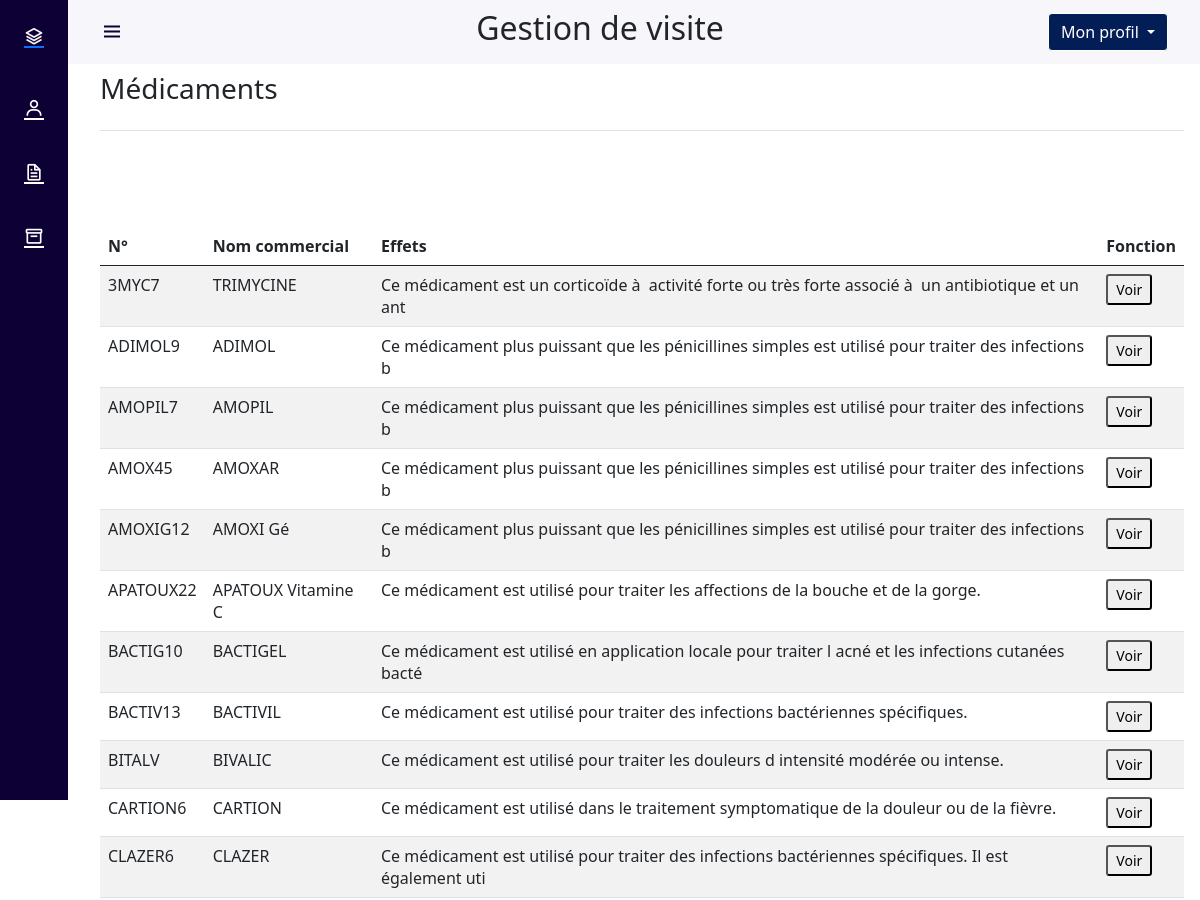
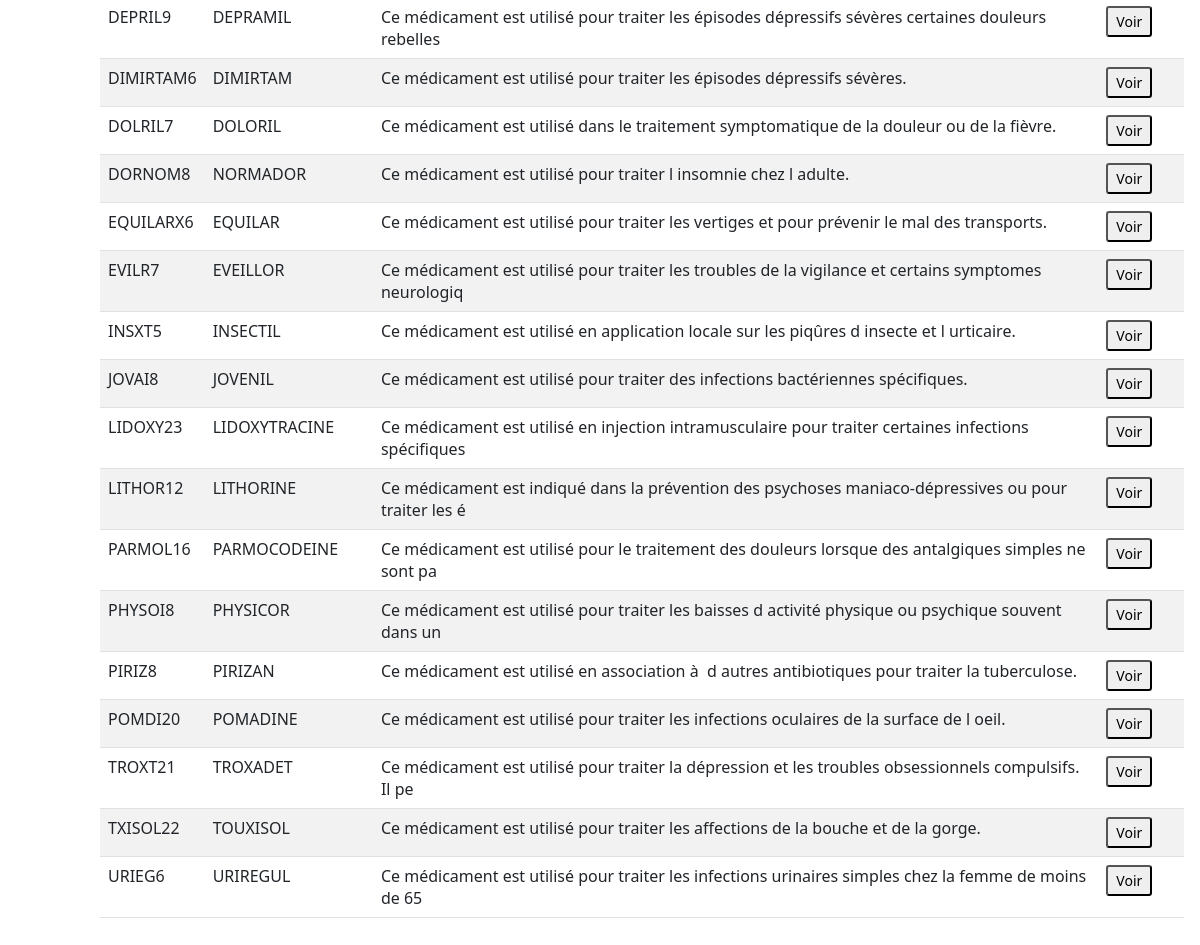
The app's page /app/MVC/controller/medicament_controller.php with its own data (2 pictures, top to bottom).
### tables this page shows
CREATE TABLE IF NOT EXISTS `medicament` (
  `id` varchar(30) NOT NULL,
  `nomCommercial` varchar(80) NOT NULL,
  `idFamille` varchar(10) NOT NULL,
  `composition` varchar(100) NOT NULL,
  `effets` varchar(100) NOT NULL,
  `contreIndications` varchar(100) NOT NULL,
  PRIMARY KEY (`id`),
  KEY `medicament_fk` (`idFamille`)
);

### app/MVC/modele/medicament_DAO.php (called while the page is built, shortened)
<?php
include '../modele/connexionDB.php';
Class medicament_DAO
{
    public function getAllMedicament() {
        $resultat = array();
        try {
            $connexion = new connexionDB();
            $connexion->connexionPDO();
            $query =  $connexion->PrepareRequete("Select * from medicament");
            $query->execute();
            $ligne = $query->fetch(PDO::FETCH_ASSOC);
            while ($ligne) {
                $resultat[] = $ligne;
                $ligne = $query->fetch(PDO::FETCH_ASSOC);
            }
        } catch (PDOException $e) {
            print "Erreur !: " . $e->getMessage();
            die();
        }
        return $resultat;
    }
}

### app/MVC/modele/connexionDB.php (called while the page is built, shortened)
<?php
Class connexionDB
{
    private $login= "Lucas";
    private $mdp= "";
    private $bdd= "gestiondevisite";
    private $serveur= "localhost";
    private $connect;
    public function connexionPDO(){
        try {
            $this->connect = new PDO("mysql:host=".$this->serveur.";dbname=".$this->bdd, $this->login, $this->mdp);
            $this->connect->setAttribute(PDO::ATTR_ERRMODE, PDO::ERRMODE_EXCEPTION);
        } catch (PDOException $e) {
            print "Erreur de connexion PDO ";
            die();
        }
    }
    public function PrepareRequete($requete){
        return $this->connect-> prepare($requete);
    }
}

### app/MVC/view/medicament_view.php (the view, shortened to what this page needs)
<html lang="en">
<head>
    <link href="https://unpkg.com/bootstrap-table@1.21.0/dist/bootstrap-table.min.css" rel="stylesheet">
</head>
<br>
<br>
<br>
<h3 class="page-title">Médicaments</h3>
<div class="mt-4 border-top pt-4"></div>
<form class="table-responsive" name="actionSee">
    <table class="table table-striped"
           id="table"
           data-toggle="table"
           data-side-pagination = "true"
           data-pagination="true"
           data-filter-control="true"
           data-buttons="buttons"
           data-search="true"
           data-field="true">
        <thead>
        <tr>
            <th data-sortable="true" data-field="id" data-filter-control="input"> N° </th>
            <th data-sortable="true" data-field="nom" data-filter-control="input">Nom commercial</th>
            <th data-sortable="true" data-field="prenom" data-filter-control="input">Effets</th>
            <th data-field="fonction" class="align-baseline">Fonction</th>
        </tr>
        </thead>
        <tbody>
        <br>
        <br>
        <br>
        <?php
        for($i=0; $i<count($dataMedicament);$i++){ ?>
        <tr>
            <td><?= $dataMedicament[$i]["id"] ?></td>
            <td><?= $dataMedicament[$i]["nomCommercial"] ?></td>
            <td><?= $dataMedicament[$i]["effets"] ?></td>
            <td>
                <button type="submit" class="btn-sm" name="functionSee" value="<?= $dataMedicament[$i]["id"] ?>">
                    Voir
                </button>
            </td>
            <?php } ?>
        </tbody>
    </table>
</form>

### app/MVC/controller/medicament_controller.php
<?php
include_once'../modele/medicament_DAO.php';
$medicamentDAO = new medicament_DAO();
if(isset($_REQUEST['functionSee'])){
    $view = true;
    $dataMedicament = $medicamentDAO->getInfoById($_REQUEST['functionSee']);
    require_once ("../view/header_view.php");
    require_once("../view/medicamentMAJ_view.php");
}
else
{
    $dataMedicament = $medicamentDAO->getAllMedicament();
    require_once('../view/header_view.php');
    require_once('../view/medicament_view.php');
}

### app/MVC/view/header_view.php (shortened to what this page needs)
<html>
<head>
    <link rel="stylesheet" href="../../src/css/headerView.css">
    <link rel="stylesheet" href="https://cdn.jsdelivr.net/npm/bootstrap@5.0.0-beta1/dist/css/bootstrap.min.css">
    <link rel="stylesheet" href="https://cdn.jsdelivr.net/npm/boxicons@latest/css/boxicons.min.css">
</head>
<body id="body-pd">
<header class="header" id="header">
    <div class="header_toggle"> <i class='bx bx-menu' id="header-toggle"></i> </div>
    <div class="position-absolute top-50 start-50 translate-middle">
        <h2>Gestion de visite</h2>
    </div>
    <div class="dropdown">
        <button class="btn btn-info dropdown-toggle" style="color: #ffffff; background-color: #031d57; border-color: white" type="button" id="dropdownMenuButton2" data-bs-toggle="dropdown" aria-expanded="false">
            Mon profil
        </button>
    </div>
</header>
<div class="l-navbar" id="nav-bar">
    <nav class="nav">
        <div> <a href="../../MVC/controller/user_controller.php" class="nav_logo">
                <i class='bx bx-layer nav_logo-icon'></i>
            </a>
            <div class="nav_list">
                <a href="../controller/medecin_controller.php" class="nav_link">
                    <i class='bx bx-user nav_icon'></i>
                </a>
                <a href="../controller/rapport_controller.php" class="nav_link">
                    <i class='bx bx-file nav_icon'></i>
                </a>
                <a href="../controller/medicament_controller.php" class="nav_link">
                    <i class='bx bx-box nav_icon'></i>
                </a>
            </div>
        </div>
    </nav>
</div>
</html>

### app/src/css/headerView.css (style rules this page uses)
:root { --header-height: 3rem; --nav-width: 68px; --first-color: rgb(12, 0, 53); --first-color-light: #ffffff; --white-color: #F7F6FB; --body-font: 'Nunito', sans-serif; --normal-font-size: 1rem; --z-fixed: 100 }
*,::before,::after { box-sizing: border-box }
body { position: relative; margin: var(--header-height) 0 0 0; padding: 0 1rem; font-family: var(--body-font); font-size: var(--normal-font-size); transition: .5s }
a { text-decoration: none }
.header { width: 100%; height: var(--header-height); position: fixed; top: 0; left: 0; display: flex; align-items: center; justify-content: space-between; padding: 0 1rem; background-color: var(--white-color); z-index: var(--z-fixed); transition: .5s }
.header_toggle { color: var(--first-color); font-size: 1.5rem; cursor: pointer }
.l-navbar { position: fixed; top: 0; left: -30%; width: var(--nav-width); height: 100vh; background-color: var(--first-color); padding: .5rem 1rem 0 0; transition: .5s; z-index: var(--z-fixed) }
.nav { height: 100%; display: flex; flex-direction: column; justify-content: space-between; overflow: hidden }
.nav_logo, .nav_link { display: grid; grid-template-columns: max-content max-content; align-items: center; column-gap: 1rem; padding: .5rem 0 .5rem 1.5rem }
.nav_logo { margin-bottom: 2rem }
.nav_logo-icon { font-size: 1.25rem; color: var(--white-color) }
.nav_link { position: relative; color: var(--first-color-light); margin-bottom: 1.5rem; transition: .3s }
.nav_icon { font-size: 1.25rem }
@media screen and (min-width: 768px) { body { margin: calc(var(--header-height) + 1rem) 0 0 0; padding-left: calc(var(--nav-width) + 2rem) } }
@media screen and (min-width: 768px) { .header { height: calc(var(--header-height) + 1rem); padding: 0 2rem 0 calc(var(--nav-width) + 2rem) } }
@media screen and (min-width: 768px) { .l-navbar { left: 0;padding: 1rem 1rem 0 0 } }

### records on screen
medicament: id "3MYC7", nomCommercial "TRIMYCINE", effets "Ce médicament est un corticoïde à activité forte ou très forte associé à un antibiotique et un ant"
medicament: id "ADIMOL9", nomCommercial "ADIMOL", effets "Ce médicament plus puissant que les pénicillines simples est utilisé pour traiter des infections b"
medicament: id "AMOPIL7", nomCommercial "AMOPIL", effets "Ce médicament plus puissant que les pénicillines simples est utilisé pour traiter des infections b"
medicament: id "AMOX45", nomCommercial "AMOXAR", effets "Ce médicament plus puissant que les pénicillines simples est utilisé pour traiter des infections b"
medicament: id "AMOXIG12", nomCommercial "AMOXI Gé", effets "Ce médicament plus puissant que les pénicillines simples est utilisé pour traiter des infections b"
medicament: id "APATOUX22", nomCommercial "APATOUX Vitamine C", effets "Ce médicament est utilisé pour traiter les affections de la bouche et de la gorge."
medicament: id "BACTIG10", nomCommercial "BACTIGEL", effets "Ce médicament est utilisé en application locale pour traiter l acné et les infections cutanées bacté"
medicament: id "BACTIV13", nomCommercial "BACTIVIL", effets "Ce médicament est utilisé pour traiter des infections bactériennes spécifiques."
medicament: id "BITALV", nomCommercial "BIVALIC", effets "Ce médicament est utilisé pour traiter les douleurs d intensité modérée ou intense."
medicament: id "CARTION6", nomCommercial "CARTION", effets "Ce médicament est utilisé dans le traitement symptomatique de la douleur ou de la fièvre."
medicament: id "CLAZER6", nomCommercial "CLAZER", effets "Ce médicament est utilisé pour traiter des infections bactériennes spécifiques. Il est également uti"
medicament: id "DEPRIL9", nomCommercial "DEPRAMIL", effets "Ce médicament est utilisé pour traiter les épisodes dépressifs sévères certaines douleurs rebelles"
medicament: id "DIMIRTAM6", nomCommercial "DIMIRTAM", effets "Ce médicament est utilisé pour traiter les épisodes dépressifs sévères."
medicament: id "DOLRIL7", nomCommercial "DOLORIL", effets "Ce médicament est utilisé dans le traitement symptomatique de la douleur ou de la fièvre."
medicament: id "DORNOM8", nomCommercial "NORMADOR", effets "Ce médicament est utilisé pour traiter l insomnie chez l adulte."
medicament: id "EQUILARX6", nomCommercial "EQUILAR", effets "Ce médicament est utilisé pour traiter les vertiges et pour prévenir le mal des transports."
medicament: id "EVILR7", nomCommercial "EVEILLOR", effets "Ce médicament est utilisé pour traiter les troubles de la vigilance et certains symptomes neurologiq"
medicament: id "INSXT5", nomCommercial "INSECTIL", effets "Ce médicament est utilisé en application locale sur les piqûres d insecte et l urticaire."
medicament: id "JOVAI8", nomCommercial "JOVENIL", effets "Ce médicament est utilisé pour traiter des infections bactériennes spécifiques."
medicament: id "LIDOXY23", nomCommercial "LIDOXYTRACINE", effets "Ce médicament est utilisé en injection intramusculaire pour traiter certaines infections spécifiques"
medicament: id "LITHOR12", nomCommercial "LITHORINE", effets "Ce médicament est indiqué dans la prévention des psychoses maniaco-dépressives ou pour traiter les é"
medicament: id "PARMOL16", nomCommercial "PARMOCODEINE", effets "Ce médicament est utilisé pour le traitement des douleurs lorsque des antalgiques simples ne sont pa"
medicament: id "PHYSOI8", nomCommercial "PHYSICOR", effets "Ce médicament est utilisé pour traiter les baisses d activité physique ou psychique souvent dans un"
medicament: id "PIRIZ8", nomCommercial "PIRIZAN", effets "Ce médicament est utilisé en association à d autres antibiotiques pour traiter la tuberculose."
medicament: id "POMDI20", nomCommercial "POMADINE", effets "Ce médicament est utilisé pour traiter les infections oculaires de la surface de l oeil."
medicament: id "TROXT21", nomCommercial "TROXADET", effets "Ce médicament est utilisé pour traiter la dépression et les troubles obsessionnels compulsifs. Il pe"
medicament: id "TXISOL22", nomCommercial "TOUXISOL", effets "Ce médicament est utilisé pour traiter les affections de la bouche et de la gorge."
medicament: id "URIEG6", nomCommercial "URIREGUL", effets "Ce médicament est utilisé pour traiter les infections urinaires simples chez la femme de moins de 65"
